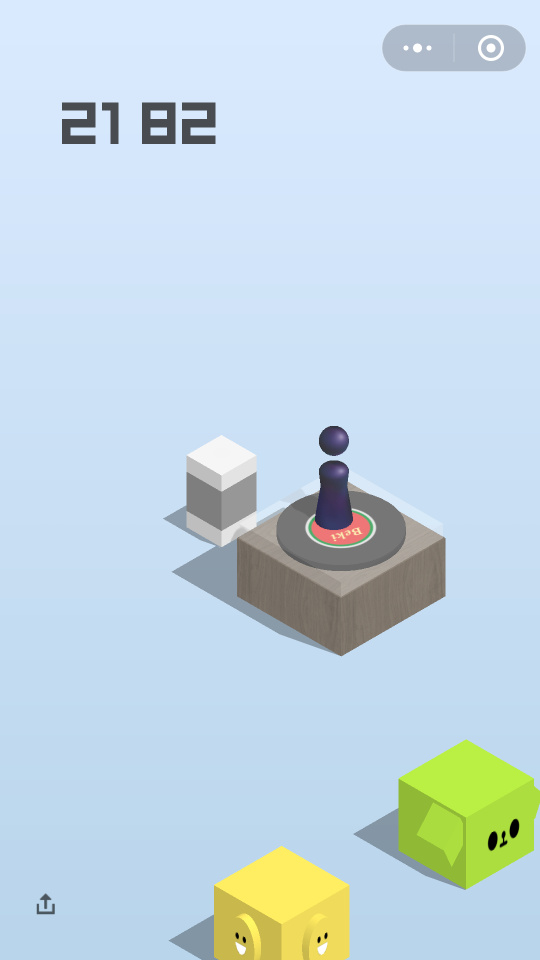
#> input picture wechat_jump_game-master/set_score/1920x1080.png, 1080 x 1920 px (shown at 1/2 size)
$ python -i distinguish_score.py   (imports and definitions only)
#> lines starting #> are read from the running program, lines starting #| are printed output that depends on the picture; after the words box and inside, x2 and y2 are one past the last pixel; in counts of white or black regions, pixels touching at a corner belong together
#> further down, picture is the input picture: PIL image 1080x1920 RGBA; mean R, G, B, A 196.1, 215.5, 225.8, 255
# -*- coding: utf-8 -*-
import os, sys
import time
import numpy as np
from PIL import Image


# 裁剪比例计算。
# 180,310,80,196这些数据均为码者自己量的数据，考虑到不同分辨率手机问题，转化为比例是合理的
phone_h = 1920  # 会由传进来的图像尺寸动态修改
phone_w = 1080  # 会由传进来的图像尺寸动态修改
cut_y1 = 180 / 1920  # 分数的上下分割线
cut_y2 = 310 / 1920
num_weith = 80 / 1080   # 一个数字的宽度
cut_x1 = 196 / 1080 - num_weith     # 分数的左右分割线
cut_x2 = 1
max_num = int((cut_x2 - cut_x1) / num_weith)    # 一排最多容纳多少个数字

user_set_max_score = sys.maxsize  # 用户设置的最大分数

# 除去背景，二值化
def clear_background(im):
    # 转为灰度图
    im_L = im.convert('L')
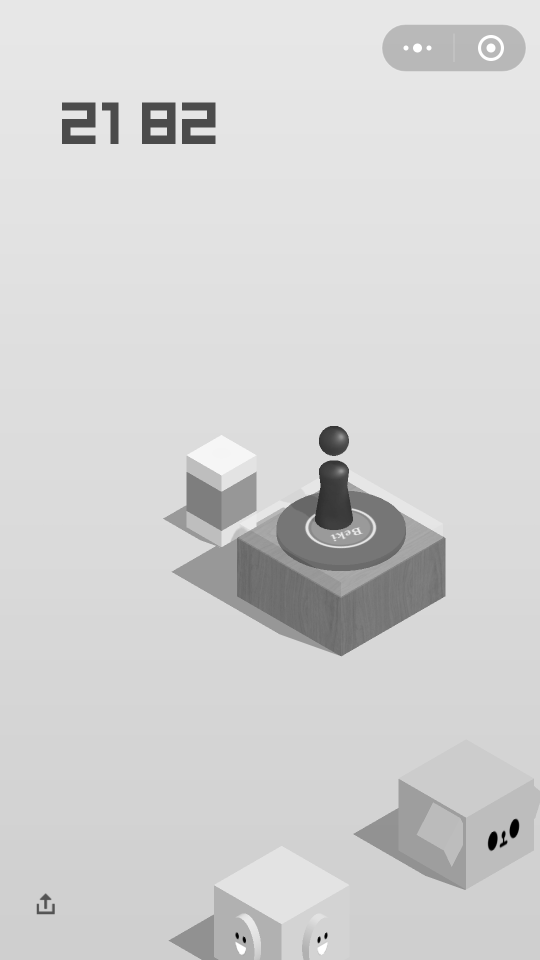
#> im_L: PIL image 1080x1920 L (shown at 1/2 size); min 0, max 255, mean 210.8
    bg = im_L.getpixel((0, 0))
#> bg = 231
    size_x, size_y = im_L.size
#> size_x = 1080; size_y = 1920
    for i in range(0, size_x):
        for j in range(0, size_y):
            # 色差小于5，认为是背景
            if abs(im_L.getpixel((i, j)) - bg) < 5:
                im_L.putpixel((i, j), 255)
            else:
                im_L.putpixel((i, j), 0)
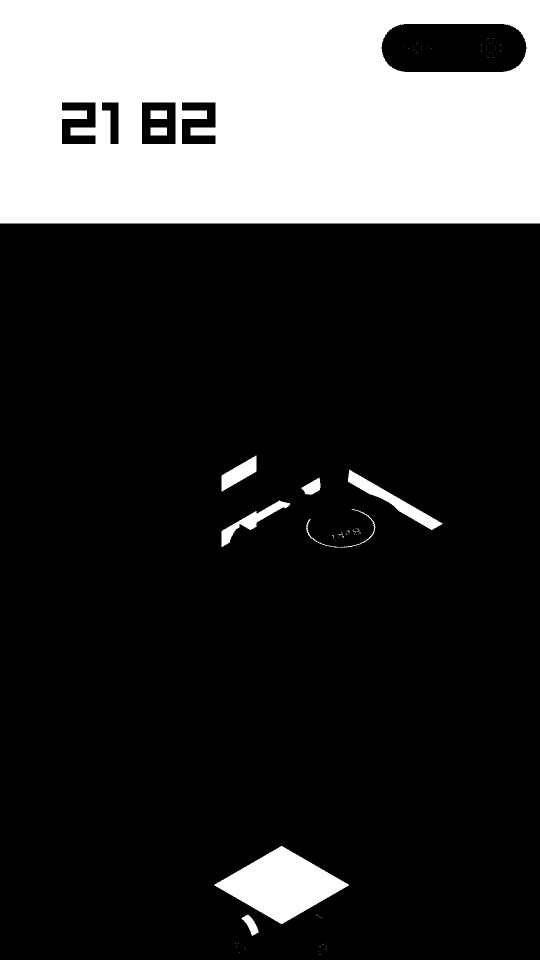
#> im_L: PIL image 1080x1920 L (shown at 1/2 size); 23% white; 96 white regions (86 under 20 px), largest, box (x1, y1, x2, y2) and area: (0, 0, 1080, 447) 442117, (428, 1692, 698, 1848) 21284, (696, 939, 886, 1060) 4363
    im_1 = im_L.convert("1")
    return im_1

# 计算两幅图像的汉明距离
# [70 lines left out: functions calc_hm, load_templets, cmp_img, calc_score, init_set_score, want_to_die, not called in this run]

# [15 lines not run here, left out]

>>> from PIL import Image
>>> picture = Image.open('1920x1080.png')
>>> result = clear_background(picture)
